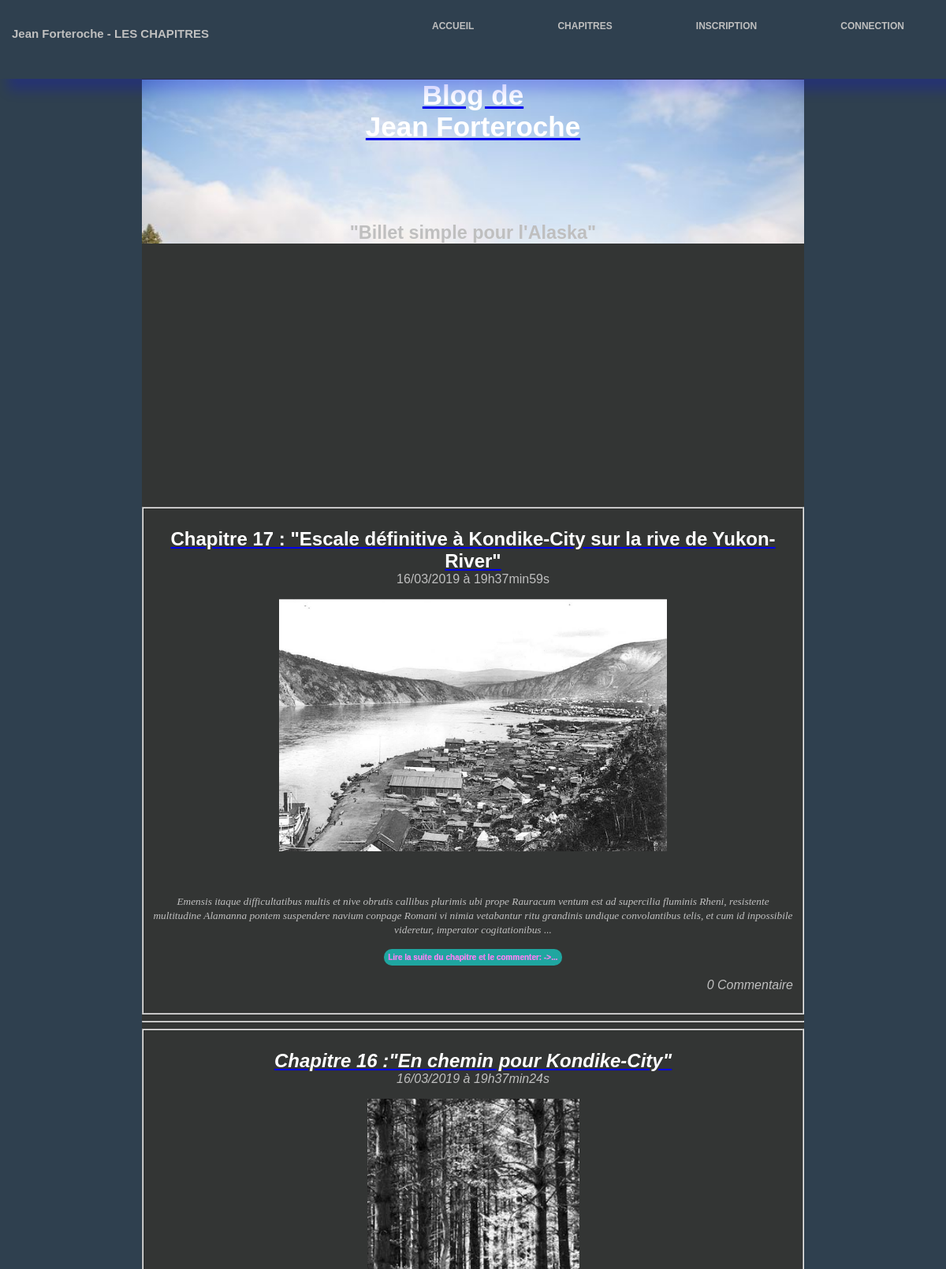
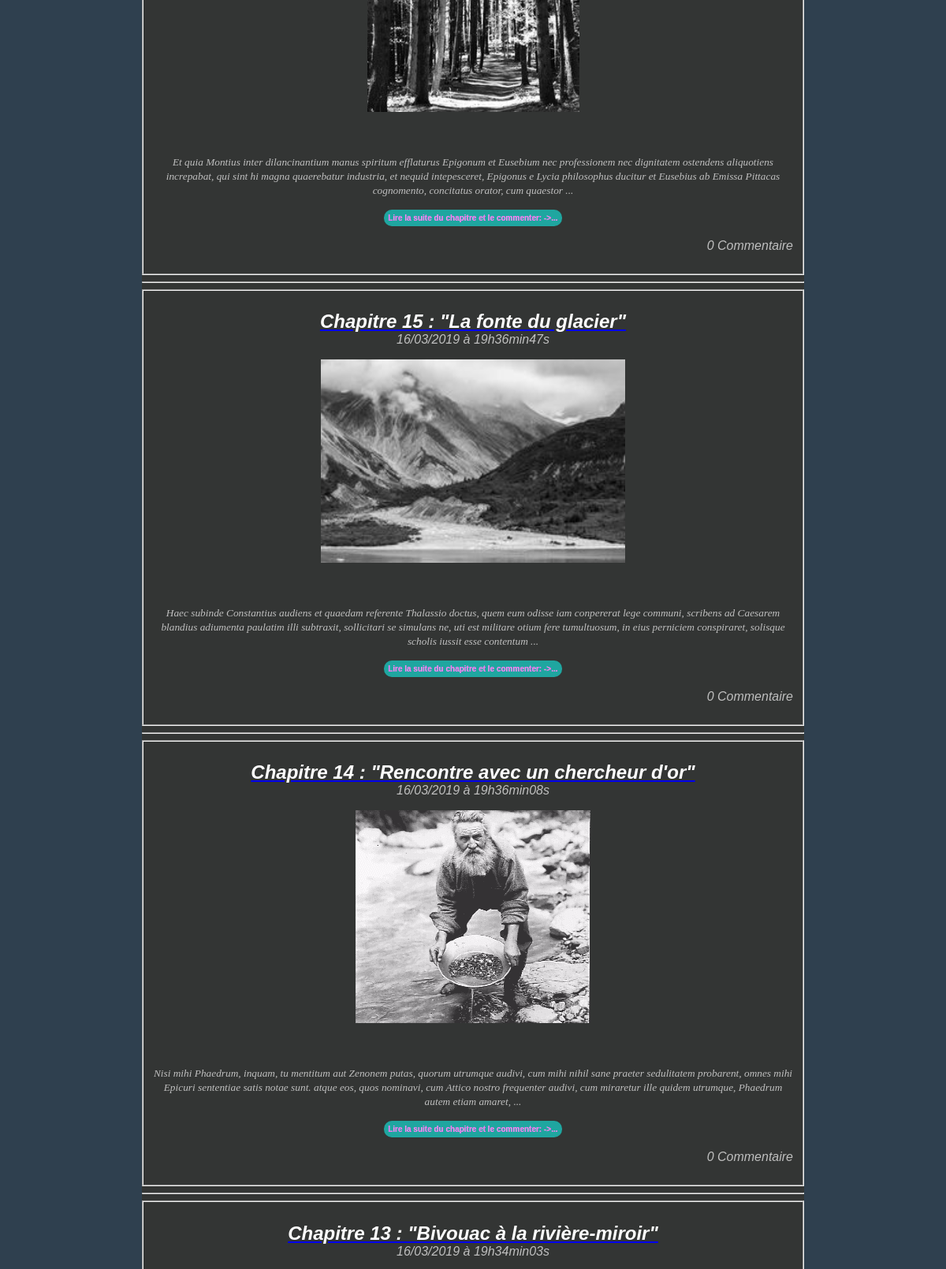
Page /index.php?action=showPosts (upper part) on the committed database (2 pictures, top to bottom).
### tables this page shows
CREATE TABLE `posts` (
  `id` int(11) NOT NULL,
  `title` varchar(255) NOT NULL,
  `content` text NOT NULL,
  `author` varchar(255) NOT NULL,
  `creation_date` datetime NOT NULL
);

### Controller/ListPostsController.php (called while the page is built, shortened)
<?php
require_once 'Model/PostManager.php';
class ListPostsController {
    private $post;
    public function __construct(){
        $this->post = new PostManager();
    }
    public function listPosts() {
        $posts = $this->post->getExtractPostsWithNumberOfComments();
        $view = new View('listPostsView');
        $view->generate(array('posts' => $posts));
    }
}

### Model/PostManager.php (called while the page is built, shortened)
<?php
require_once 'Model/Model.php';
class PostManager extends Model {
    public function getExtractPostsWithNumberOfComments() {
        $sql = 'SELECT p.id, p.title, left(p.content,550) AS extract, p.author, DATE_FORMAT(p.creation_date, \'%d/%m/%Y à %Hh%imin%ss\') AS creation_date_fr, COUNT(c.post_id) AS nb_comments FROM posts p LEFT JOIN comments c ON p.id = c.post_id GROUP BY p.id, c.post_id ORDER BY p.creation_date DESC';
        $nbCommentByExtractPost = $this->executeQuery($sql);
        $extractArticles = $nbCommentByExtractPost->fetchAll();
        return $extractArticles;
    }
}

### Model/Model.php (called while the page is built)
<?php
class Model {
    private $db;
    protected function executeQuery($sql, $settings = null) {
       if ($settings == null) {
            $result = $this->dbConnect()->query($sql);
        }
        else {
            $result = $this->dbConnect()->prepare($sql);
            $result->execute($settings);
        }
        return $result;
    }
    private function dbConnect() {
        if ($this->db == null) {
            $this->db = new PDO('mysql:host=localhost; dbname=simpleBlog;charset=utf8', 'root', 'root', array(PDO::ATTR_ERRMODE => PDO::ERRMODE_EXCEPTION));
        }
        return $this->db;
    }
}

### index.php (called while the page is built, shortened)
<?php
$router = new Router();
$router->routerQuery();

### View/listPostsview.php (the view, shortened to what this page needs)
<?php foreach ($posts as $post): ?>
<?php
$extract = $post['extract'];
$space = strrpos($extract, ' ');
$extractWithSpace = substr($extract,0,$space);
?>
<fieldset>
    <article>
        <header>
            <a href="<?= "index.php?action=post&amp;id=" . $post['id'] ?>"><h1 class="postTitle"><?= $post['title'] ?></h1>
            </a>
            <time><?= $post['creation_date_fr'] ?></time>
        </header>
        <p><?= $extractWithSpace ?> ...</p><p><a id="link_totalPost" href="<?= "index.php?action=post&amp;id=" . $post['id'] ?>"><button id="btn_totalPost">Lire la suite du chapitre et le commenter:
->...</button></a></p>
            <p class="nbComs"><?= $post['nb_comments'] ?> Commentaire<?php if($post['nb_comments'] > 1) echo 's';?></p>
    </article>
</fieldset>
    <hr />
<?php endforeach; ?>

### Content/CSS/style.css (style rules this page uses)
* { box-sizing: border-box; }
html, body { padding: 0; margin: 0; text-align: center; }
body { color: #bfbfbf; background-color: #2f404f; font-family: 'Futura-Medium', 'Futura', 'Trebuchet MS', sans-serif; }
header { margin:0; padding: 0 0; width: 100%; margin-bottom: 15px; }
h1 { color: white; }
.postTitle { margin-bottom: 0px; }
a#link_totalPost { text-decoration: none; }
button#btn_totalPost, button.btn_commentPost, input.btn_popup, input#btn_registration, input#btn_connexion, input.btn_flag_comment, input.btn_approve_comment, input.btn_delete_comment { border: none; border-radius: 10px; padding: 5px; background-color: rgba(19,242,232,0.6); color:rgba(242,19,232,0.6); font-weight: bold; font-size: 10px; text-shadow: -0.2px 0 white; cursor: pointer; }
.nbComs { text-align: right; }
fieldset { text-align: center; margin: auto; box-sizing: border-box; }
img { max-width: 100%; height: auto; }
@media screen and (min-width: 768px) { header { margin:0; padding: 0 0; width: 100%; } }

### rows in the picture
posts: title "Chapitre 17 : \"Escale définitive à Kondike-City sur la rive de Yukon-River\"", creation_date_fr "16/03/2019 à 19h37min59s", extractWithSpace "Emensis itaque difficultatibus multis et nive obrutis callibus plurimis ubi prope Rauracum ventum est ad supercilia fluminis Rheni, resistente multitudine Alamanna pontem suspendere navium conpage Romani vi nimia vetabantur ritu grandinis undique convolantibus telis, et cum id inpossibile videretur, imperator cogitationibus", nb_comments "0"
posts: title "Chapitre 16 :\"En chemin pour Kondike-City\"", creation_date_fr "16/03/2019 à 19h37min24s", extractWithSpace "Et quia Montius inter dilancinantium manus spiritum efflaturus Epigonum et Eusebium nec professionem nec dignitatem ostendens aliquotiens increpabat, qui sint hi magna quaerebatur industria, et nequid intepesceret, Epigonus e Lycia philosophus ducitur et Eusebius ab Emissa Pittacas cognomento, concitatus orator, cum quaestor", nb_comments "0"
posts: title "Chapitre 15 : \"La fonte du glacier\"", creation_date_fr "16/03/2019 à 19h36min47s", extractWithSpace "Haec subinde Constantius audiens et quaedam referente Thalassio doctus, quem eum odisse iam conpererat lege communi, scribens ad Caesarem blandius adiumenta paulatim illi subtraxit, sollicitari se simulans ne, uti est militare otium fere tumultuosum, in eius perniciem conspiraret, solisque scholis iussit esse contentum", nb_comments "0"
posts: title "Chapitre 14 : \"Rencontre avec un chercheur d'or\"", creation_date_fr "16/03/2019 à 19h36min08s", extractWithSpace "Nisi mihi Phaedrum, inquam, tu mentitum aut Zenonem putas, quorum utrumque audivi, cum mihi nihil sane praeter sedulitatem probarent, omnes mihi Epicuri sententiae satis notae sunt. atque eos, quos nominavi, cum Attico nostro frequenter audivi, cum miraretur ille quidem utrumque, Phaedrum autem etiam amaret,", nb_comments "0"
posts: title "Chapitre 13 : \"Bivouac à la rivière-miroir\"", creation_date_fr "16/03/2019 à 19h34min03s"

### other values in the picture
$title "Jean Forteroche - LES CHAPITRES"
